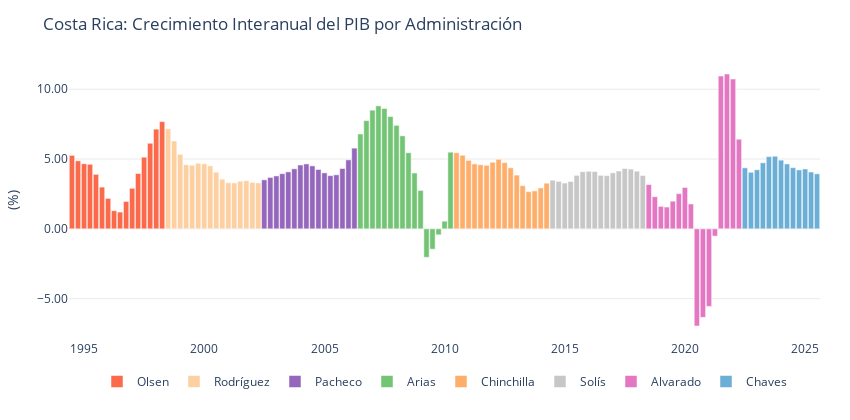

The cell this chart's notebook holds for it:
### Markdown cell above
<font color = 'red'> ECONOMÍA NACIONAL

### Code cell
df = ob_pibv_yoy.oferta.get_categorias_principales()
df.columns = df.columns.str.replace('_TC', '')
df.info()
print('\n')
col = 'PIB'
statistic = 'mean'

pib = df[[col]]
pib = tag_politics(pib)
pib = pib[pib['Label'] != 'Calderón']

stats_by_admin = compute_basic_statistics(pib, value_col=col, groupby_col='Label')
stats_by_admin = stats_by_admin.sort_values(by = statistic, ascending = False).round(2)

fig_pib_label = plot_timeseries_bars(
    df=pib,
    start = '1994-06-30',
    y_col=col,
    category_col="Label",
    title=f"Costa Rica: Crecimiento Interanual del {col} por Administración",
    x_title="",
    y_title="(%)",
    y_round=2,
    y_suffix="",
    width=850,
    height=420,
    zero_line=False,
    showlegend=True,
    colors=presidential_colors,
    template='plotly_white',
    show_y_grid=True
)

fig_pib_label.show()

display(stats_by_admin[[statistic]].transpose())
